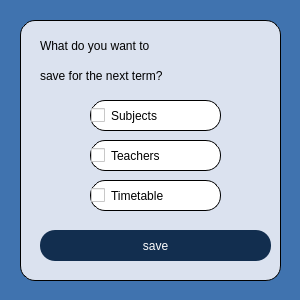
<?xml version="1.0" encoding="UTF-8"?>
<ui version="4.0">
 <class>WhatToSave</class>
 <widget class="QWidget" name="WhatToSave">
  <property name="geometry">
   <rect>
    <x>0</x>
    <y>0</y>
    <width>300</width>
    <height>300</height>
   </rect>
  </property>
  <property name="windowTitle">
   <string>Form</string>
  </property>
  <property name="styleSheet">
   <string notr="true">background-color:rgb(64, 115, 175);</string>
  </property>
  <widget class="QWidget" name="widget_WhatToSave" native="true">
   <property name="geometry">
    <rect>
     <x>20</x>
     <y>20</y>
     <width>261</width>
     <height>261</height>
    </rect>
   </property>
   <property name="styleSheet">
    <string notr="true">background-color:rgb(219, 226, 239);
border-radius:15px;
border-style: solid;
border-width: 1px;
border-color:rgb(0, 0, 0);</string>
   </property>
   <widget class="QCheckBox" name="checkBox_Subjects">
    <property name="geometry">
     <rect>
      <x>70</x>
      <y>80</y>
      <width>131</width>
      <height>31</height>
     </rect>
    </property>
    <property name="styleSheet">
     <string notr="true">font: 14pt &quot;Gentium Book Basic&quot;;
color: black;
background: rgb(255, 255, 255);
border-radius: 15px;
border-style: solid;
border-width: 1px;
border-color:rgb(0, 0, 0);</string>
    </property>
    <property name="text">
     <string>Subjects</string>
    </property>
   </widget>
   <widget class="QCheckBox" name="checkBox_Teachers">
    <property name="geometry">
     <rect>
      <x>70</x>
      <y>120</y>
      <width>131</width>
      <height>31</height>
     </rect>
    </property>
    <property name="styleSheet">
     <string notr="true">font: 14pt &quot;Gentium Book Basic&quot;;
color: black;
background: rgb(255, 255, 255);
border-radius: 15px;
border-style: solid;
border-width: 1px;
border-color:rgb(0, 0, 0);</string>
    </property>
    <property name="text">
     <string>Teachers</string>
    </property>
   </widget>
   <widget class="QCheckBox" name="checkBox_Timetable">
    <property name="geometry">
     <rect>
      <x>70</x>
      <y>160</y>
      <width>131</width>
      <height>31</height>
     </rect>
    </property>
    <property name="styleSheet">
     <string notr="true">font: 14pt &quot;Gentium Book Basic&quot;;
color: black;
background: rgb(255, 255, 255);
border-radius: 15px;
border-style: solid;
border-width: 1px;
border-color:rgb(0, 0, 0);</string>
    </property>
    <property name="text">
     <string>Timetable</string>
    </property>
   </widget>
   <widget class="QLabel" name="label_WhatToSave_1">
    <property name="geometry">
     <rect>
      <x>20</x>
      <y>10</y>
      <width>211</width>
      <height>31</height>
     </rect>
    </property>
    <property name="styleSheet">
     <string notr="true">font: 14pt &quot;Gentium Book Basic&quot;;
color:black;
background-color:rgb(219, 226, 239);
border-width:0px;</string>
    </property>
    <property name="text">
     <string>What do you want to</string>
    </property>
   </widget>
   <widget class="QLabel" name="label_WhatToSave_2">
    <property name="geometry">
     <rect>
      <x>20</x>
      <y>40</y>
      <width>231</width>
      <height>31</height>
     </rect>
    </property>
    <property name="styleSheet">
     <string notr="true">font: 14pt &quot;Gentium Book Basic&quot;;
color:black;
background-color:rgb(219, 226, 239);
border-width:0px;</string>
    </property>
    <property name="text">
     <string>save for the next term?</string>
    </property>
   </widget>
   <widget class="QPushButton" name="pushButton_ClearSubjects">
    <property name="geometry">
     <rect>
      <x>20</x>
      <y>210</y>
      <width>231</width>
      <height>31</height>
     </rect>
    </property>
    <property name="styleSheet">
     <string notr="true">font: 14pt &quot;Gentium Book Basic&quot;;
color:white;
background-color:rgb(18, 46, 79);
border-width:0px;</string>
    </property>
    <property name="text">
     <string>save</string>
    </property>
   </widget>
  </widget>
 </widget>
 <resources/>
 <connections/>
</ui>
